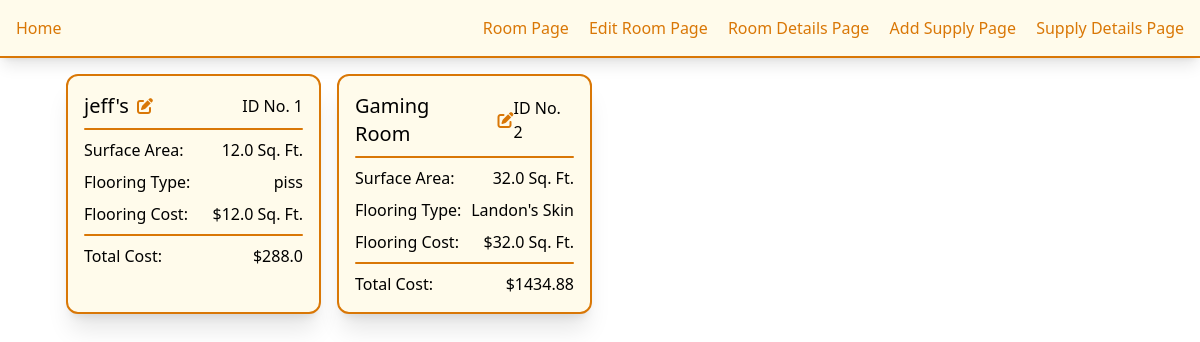
Before: / with the older database file.
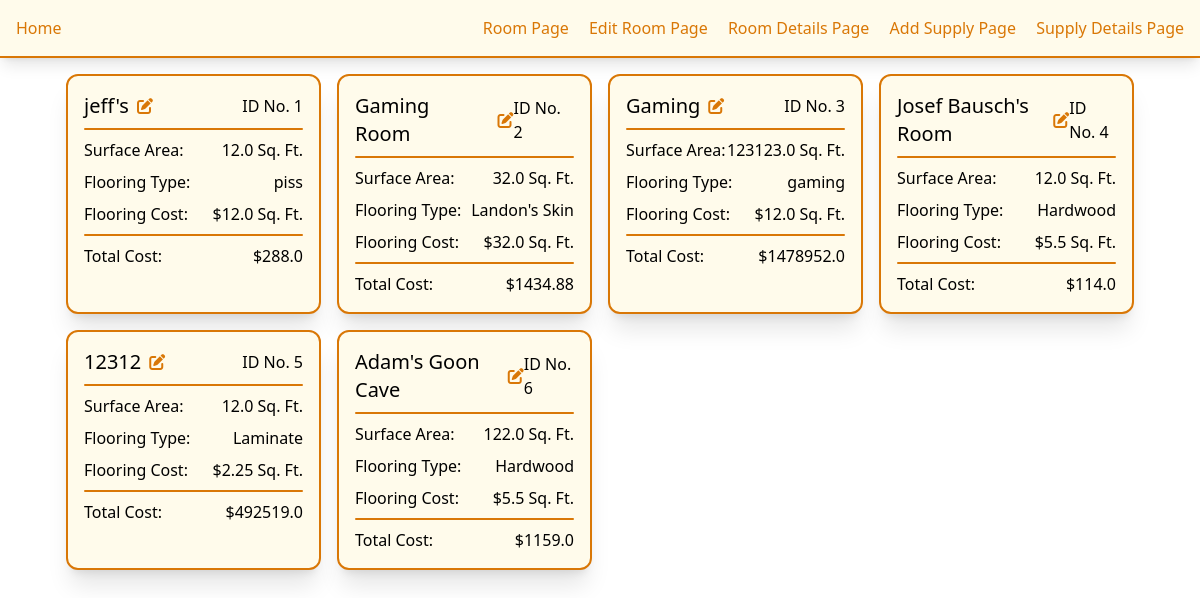
After: the same page with the newer database file.
### models/Models.py (models this page shows)
class RoomModel(Base):
    __tablename__ = 'rooms'
    id = Column(Integer, primary_key=True, index=True)
    name = Column(String, nullable=False)
    surface_area = Column(Float, nullable=False)
    flooring_type = Column(String, nullable=False)
    flooring_cost_per_sqft = Column(Float, nullable=False)
    is_tiling_needed = Column(Boolean, default=False, nullable=False)
    tile_type = Column(String, nullable=True)
    tile_cost_per_sqft = Column(Float, nullable=True)
    tiling_area = Column(Float, nullable=True)
    supplies = relationship("SupplyModel", back_populates="room")

### app.py (the view)
@app.route('/')
def index():
    rooms = db_session.query(RoomModel).all()
    return render_template('home.html', rooms=rooms)

### templates/home.html
{% extends 'components/base.html' %}
{% block content %}
<div class="flex align-center justify-center">
    <div class="w-11/12 grid grid-cols-1 sm:grid-cols-2 md:grid-cols-3 lg:grid-cols-4 gap-4 p-4">
        {% for room in rooms %}
        <div class="rounded-xl p-4 bg-amber-50 border-2 border-amber-600 shadow-xl">
            <div class="flex items-center">
                <h1 class="text-xl">{{ room.name }}</h1>
                <a href="/edit_rooms/{{ room.id }}" class="ml-2 text-amber-600 hover:text-amber-800">
                    <i class="fa-solid fa-pen-to-square"></i>
                </a>
                <h3 class="ml-auto">ID No. {{ room.id }}</h3>
            </div>
            <hr class="h-0.5 mx-auto my-2 bg-amber-600 border-0 rounded">
            <div class="space-y-2">
                <div class="flex justify-between">
                    <h3>Surface Area:</h3>
                    <h3>{{ room.surface_area }} Sq. Ft.</h3>
                </div>
                <div class="flex justify-between">
                    <h3>Flooring Type:</h3>
                    <h3>{{ room.flooring_type }}</h3>
                </div>
                <div class="flex justify-between">
                    <h3>Flooring Cost:</h3>
                    <h3>${{ room.flooring_cost_per_sqft }} Sq. Ft.</h3>
                </div>
            </div>
            <hr class="h-0.5 mx-auto my-2 bg-amber-600 border-0 rounded">
            <div class="space-y-2">
                <div class="flex justify-between">
                    <h3>Total Cost:</h3>
                    <h3>
                        ${{ (room.surface_area * room.flooring_cost_per_sqft)
                            + (room.tiling_area * room.tile_cost_per_sqft if room.is_tiling_needed else 0) | round(2) }}
                    </h3>
                </div>
            </div>
        </div>
        {% endfor %}
    </div>
</div>
{% endblock %}

### templates/components/base.html (shortened to what this page needs)
<!doctype html>
<html lang="en">
<head>
    <link rel="stylesheet" href="{{ url_for('static', filename='dist/css/output.css') }}">
    <link rel="stylesheet" href="https://cdnjs.cloudflare.com/ajax/libs/font-awesome/6.6.0/css/all.min.css">
</head>
<body>
    {% include 'components/navbar.html' %}
    {% block content %}
    {% endblock %}
</body>
</html>

### templates/components/navbar.html
<nav class="w-full flex bg-amber-50 p-4 shadow-lg z-30 border-b-2 border-amber-600">
    <div>
        <a href="/" class="text-amber-600 hover:underline">Home</a>
    </div>
    <div class="space-x-4 ml-auto">
        <a href="/add_room" class="text-amber-600 hover:underline">Room Page</a>
        <a href="/rooms/edit" class="text-amber-600 hover:underline">Edit Room Page</a>
        <a href="/rooms/details" class="text-amber-600 hover:underline">Room Details Page</a>
        <a href="/supplies/add" class="text-amber-600 hover:underline">Add Supply Page</a>
        <a href="/supplies/details" class="text-amber-600 hover:underline">Supply Details Page</a>
    </div>
</nav>

Changed rows visible on the page:
added RoomModel: name "Gaming", id "3", surface_area "123123.0", flooring_type "gaming", flooring_cost_per_sqft "12.0", surface_area+flooring_cost_per_sqft+is_tiling_needed "1478952.0"
added RoomModel: name "Josef Bausch's Room", id "4", surface_area "12.0", flooring_type "Hardwood", flooring_cost_per_sqft "5.5", surface_area+flooring_cost_per_sqft+is_tiling_needed "114.0"
added RoomModel: name "12312", id "5", surface_area "12.0", flooring_type "Laminate", flooring_cost_per_sqft "2.25", surface_area+flooring_cost_per_sqft+is_tiling_needed "492519.0"
added RoomModel: name "Adam's Goon Cave", id "6", surface_area "122.0", flooring_type "Hardwood", flooring_cost_per_sqft "5.5", surface_area+flooring_cost_per_sqft+is_tiling_needed "1159.0"
